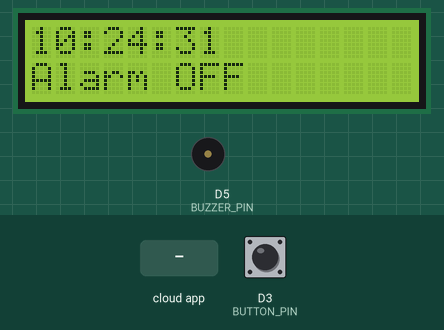
A sketch run on a simulated ESP8266 (NodeMCU). Parts: 16×2 character LCD, buzzer (waves = sounding, pin HIGH). The inputs (shaded band) are chosen by the test bench; at power-on: D3 (BUTTON_PIN) HIGH. WiFi joins after 1.5 s; servers stay silent unless stated; the local clock reads 2024-03-15 10:24:30 at power-on unless the sketch sets it; the Firebase database answers and starts empty; what the sketch prints to the serial monitor is not drawn.

Above: at 2.7 s.
2.8 s: the phone or cloud app sets speaker to 1
At 7.0 s:
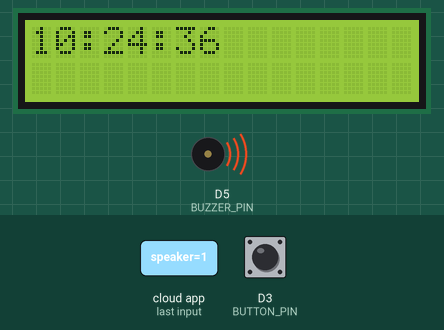
7.2 s: D3 (BUTTON_PIN) pulled LOW for 0.7 s
At 10.3 s:
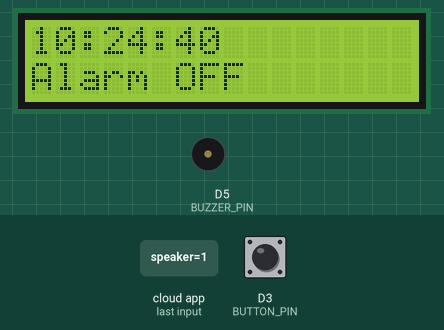
10.4 s: D3 (BUTTON_PIN) pulled LOW for 1 s
At 11.8 s:
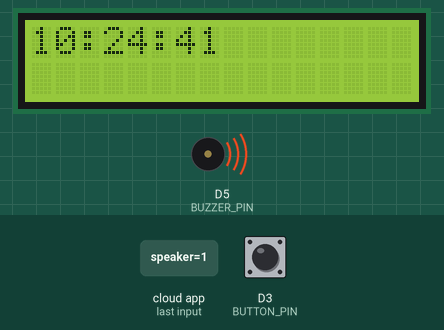
14.0 s: the phone or cloud app sets speaker to 0
At 15.8 s:
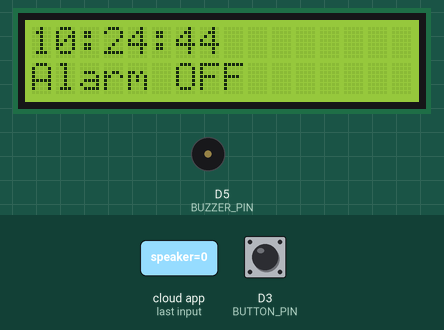
Timing chart, 0 to 17.3 s (numbered marks = the images above; inputs shaded):
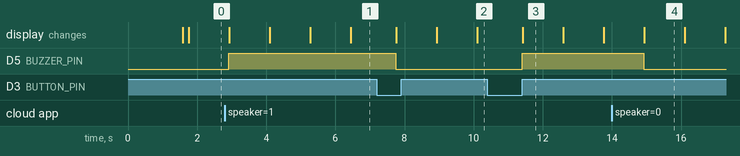

Measured:
- after the input at 2.8 s, D5 (BUZZER_PIN): LOW → HIGH after 0.11 s; the display: first changes after 0.13 s (image 1 shows a later state)
- after the input at 7.2 s, D5 (BUZZER_PIN): HIGH → LOW after 0.54 s; the display: first changes after 0.56 s (image 2 shows a later state)
- after the input at 10.4 s, D5 (BUZZER_PIN): LOW → HIGH after 1.0 s; the display: changes after 1.0 s (image 3)
- after the input at 14.0 s, D5 (BUZZER_PIN): HIGH → LOW after 0.91 s; the display: changes after 0.93 s (image 4)
- what the display in image 3 shows lasts 1.2 s, from 11.4 s to 12.6 s

The sketch:

alat.ino
```cpp
#include <ESP8266WiFi.h>
#include <FirebaseESP8266.h>
#include <WiFiManager.h>          // Tambahkan pustaka WiFiManager
#include <Wire.h>
#include <LiquidCrystal_I2C.h>
#include <time.h>                 // Tambahkan pustaka time.h untuk NTP

// Definisikan pin
#define BUTTON_PIN D3   // Pin untuk button
#define BUZZER_PIN D5   // Pin untuk buzzer

// Ganti dengan informasi Firebase Anda
#define FIREBASE_HOST "esolusindosecurity-default-rtdb.firebaseio.com"  // Host Firebase Database tanpa 'https://'
#define FIREBASE_AUTH "05xW10cmdxUBIBwXw4i5edLZy06MbpMRelL5QGf2"  // Database Secret

// Firebase objects
FirebaseData firebaseData;
FirebaseConfig firebaseConfig;
FirebaseAuth firebaseAuth;

// Inisialisasi LCD I2C
LiquidCrystal_I2C lcd(0x27, 16, 2);  // Alamat I2C 0x27, 16 karakter, 2 baris

void setup() {
  // Inisialisasi pin
  pinMode(BUTTON_PIN, INPUT_PULLUP); // Button dengan pull-up internal
  pinMode(BUZZER_PIN, OUTPUT);      // Buzzer sebagai output

  // Mulai serial monitor
  Serial.begin(115200);
  Serial.println("Memulai WiFi Manager...");

  // Inisialisasi WiFiManager
  WiFiManager wifiManager;
  wifiManager.autoConnect("ESP8266_AP");  // Membuat AP dengan nama "ESP8266_AP"

  Serial.println("Terhubung ke WiFi.");

  // Konfigurasi Firebase
  firebaseConfig.host = FIREBASE_HOST;
  firebaseConfig.signer.tokens.legacy_token = FIREBASE_AUTH;  // Gunakan Database Secret sebagai Legacy Token

  // Mulai Firebase
  Firebase.begin(&firebaseConfig, &firebaseAuth);

  // Set timezone dan sinkronisasi waktu dengan NTP
  configTime(7 * 3600, 0, "pool.ntp.org", "time.nist.gov");  // UTC+7 untuk Waktu Indonesia Barat (WIB)

  // Inisialisasi LCD
  lcd.init();
  lcd.backlight();
  lcd.clear();
  lcd.setCursor(0, 0);
  lcd.print("Security System");
  lcd.setCursor(5, 1);
  lcd.print("Ready");
}

void loop() {
  // Periksa status koneksi WiFi
  if (WiFi.status() == WL_CONNECTED) {
    // Baca status button
    bool currentButtonState = digitalRead(BUTTON_PIN);

    // Jika button ditekan (status LOW karena pull-up internal) dan button baru saja ditekan
    static bool lastButtonState = HIGH;
    if (currentButtonState == LOW && lastButtonState == HIGH) {
      // Ubah status "speaker" di Firebase
      bool speakerState = !firebaseData.boolData(); // Dapatkan status speaker saat ini dari Firebase

      // Kirim status yang diperbarui ke Firebase
      if (Firebase.setBool(firebaseData, "/speaker", speakerState)) {
        Serial.print("Status speaker diperbarui: ");
        Serial.println(speakerState ? "true" : "false");
      } else {
        Serial.print("Gagal memperbarui status speaker: ");
        Serial.println(firebaseData.errorReason());
      }
    }

    // Update status button sebelumnya
    lastButtonState = currentButtonState;

    // Baca nilai "speaker" dari Firebase dan kontrol buzzer serta LCD
    if (Firebase.getBool(firebaseData, "/speaker")) {
      bool speakerState = firebaseData.boolData();

      // Jika nilai "speaker" adalah true, nyalakan buzzer dan tampilkan "Alarm ON" di LCD
      if (speakerState) {
        digitalWrite(BUZZER_PIN, HIGH);
        lcd.clear();
        lcd.setCursor(0, 0);
        lcd.print("Alarm ON");
        Serial.println("Firebase: speaker true. Buzzer dinyalakan.");
      } else {
        digitalWrite(BUZZER_PIN, LOW);
        lcd.clear();
        lcd.setCursor(0, 1);
        lcd.print("Alarm OFF");
        Serial.println("Firebase: speaker false. Buzzer dimatikan.");
      }
    } else {
      Serial.print("Gagal mendapatkan data dari Firebase: ");
      Serial.println(firebaseData.errorReason());
    }

    // Dapatkan waktu sekarang
    time_t now = time(nullptr);
    struct tm* timeinfo = localtime(&now);

    // Tampilkan waktu pada LCD (HH:MM:SS)
    lcd.setCursor(0, 0);
    lcd.printf("%02d:%02d:%02d", timeinfo->tm_hour, timeinfo->tm_min, timeinfo->tm_sec);

    // Tampilkan status koneksi WiFi
    Serial.print("IP Address: ");
    Serial.println(WiFi.localIP());
  } else {
    // Jika tidak terhubung ke WiFi, matikan buzzer dan tampilkan pesan error di LCD
    digitalWrite(BUZZER_PIN, LOW);
    lcd.clear();
    lcd.setCursor(0, 1);
    lcd.print("WiFi Error");
    Serial.println("Gagal terhubung ke WiFi.");
  }

  // Tunggu sejenak sebelum mencoba lagi
  delay(1000);  // Update setiap 1 detik
}
```
